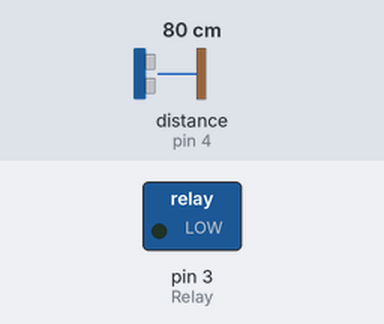
Simulated run of this sketch. Board: Arduino Uno, built with avr-gcc and run on an emulated ATmega328P. On the bench: switched loads named in the sketch (green lamp = pin HIGH). Wiring (inferred from the names in the program): ultrasonic range finder: trigger pin 5; echo pin 4. The inputs (shaded band) are chosen by the test bench; at power-on: distance to the obstacle (sensor on pin 4) 80 cm. The echo pulse lasts 58.3 µs per cm; pins used as bus, display or sensor lines are not drawn.

Above: at 0.1 s.
At 2.1 s:
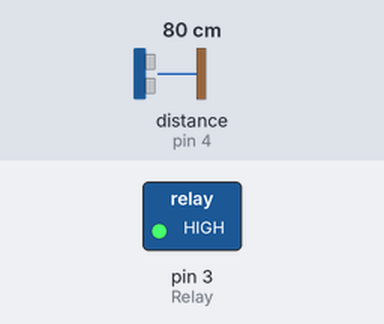
Timing chart, 0 to 3.6 s (numbered marks = the images above):
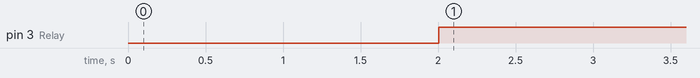

Measured:
- by itself, pin 3 (Relay): LOW → HIGH at 2.0 s

The sketch:

Automated-Dispenser.ino
```cpp
#define trigger 5
#define echo 4
#define Relay 3

float time=0,distance=0;

void setup()
{
Serial.begin(9600);

 pinMode(trigger,OUTPUT);
 pinMode(echo,INPUT);
 pinMode(Relay,OUTPUT);

 delay(2000);
}

void loop()
{
 measure_distance();

 if(distance>5)
 {
   digitalWrite(Relay,HIGH);
 }
 else
 {
   digitalWrite(Relay,LOW);
 }

 delay(300);
}

void measure_distance()
{
 digitalWrite(trigger,LOW);
 delayMicroseconds(2);
 digitalWrite(trigger,HIGH);
 delayMicroseconds(10);
 digitalWrite(trigger,LOW);
 delayMicroseconds(2);
 time=pulseIn(echo,HIGH);

 distance=time*200/20000;
}
```
